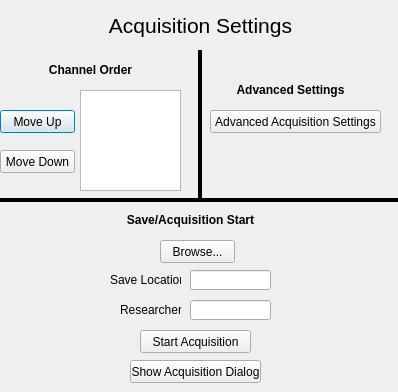
<?xml version="1.0" encoding="UTF-8"?>
<ui version="4.0">
 <class>HTLSAcqSettingsDialog</class>
 <widget class="QDialog" name="HTLSAcqSettingsDialog">
  <property name="geometry">
   <rect>
    <x>0</x>
    <y>0</y>
    <width>398</width>
    <height>392</height>
   </rect>
  </property>
  <property name="windowTitle">
   <string>Acquisition Settings</string>
  </property>
  <widget class="QPushButton" name="channel_order_move_up_button">
   <property name="geometry">
    <rect>
     <x>0</x>
     <y>110</y>
     <width>75</width>
     <height>23</height>
    </rect>
   </property>
   <property name="whatsThis">
    <string>&lt;html&gt;&lt;head/&gt;&lt;body&gt;&lt;p&gt;Moves channel up in channel order list&lt;/p&gt;&lt;/body&gt;&lt;/html&gt;</string>
   </property>
   <property name="text">
    <string>Move Up</string>
   </property>
  </widget>
  <widget class="QPushButton" name="channel_order_move_down_button">
   <property name="geometry">
    <rect>
     <x>0</x>
     <y>150</y>
     <width>75</width>
     <height>23</height>
    </rect>
   </property>
   <property name="whatsThis">
    <string>&lt;html&gt;&lt;head/&gt;&lt;body&gt;&lt;p&gt;Moves channel down in channel order list&lt;/p&gt;&lt;/body&gt;&lt;/html&gt;</string>
   </property>
   <property name="text">
    <string>Move Down</string>
   </property>
  </widget>
  <widget class="QListView" name="channel_order_list_view">
   <property name="geometry">
    <rect>
     <x>80</x>
     <y>90</y>
     <width>101</width>
     <height>101</height>
    </rect>
   </property>
   <property name="whatsThis">
    <string>&lt;html&gt;&lt;head/&gt;&lt;body&gt;&lt;p&gt;Order of channels in Z-stack, Snap, and Video acquisitions from top to bottom&lt;/p&gt;&lt;/body&gt;&lt;/html&gt;</string>
   </property>
  </widget>
  <widget class="QLabel" name="channel_order_label">
   <property name="geometry">
    <rect>
     <x>40</x>
     <y>60</y>
     <width>101</width>
     <height>20</height>
    </rect>
   </property>
   <property name="text">
    <string>&lt;html&gt;&lt;head/&gt;&lt;body&gt;&lt;p&gt;&lt;span style=&quot; font-weight:600;&quot;&gt;Channel Order&lt;/span&gt;&lt;/p&gt;&lt;/body&gt;&lt;/html&gt;</string>
   </property>
   <property name="alignment">
    <set>Qt::AlignCenter</set>
   </property>
  </widget>
  <widget class="QPushButton" name="browse_button">
   <property name="geometry">
    <rect>
     <x>160</x>
     <y>240</y>
     <width>75</width>
     <height>23</height>
    </rect>
   </property>
   <property name="whatsThis">
    <string>&lt;html&gt;&lt;head/&gt;&lt;body&gt;&lt;p&gt;Browse and choose directory for acquisition to be saved&lt;/p&gt;&lt;/body&gt;&lt;/html&gt;</string>
   </property>
   <property name="text">
    <string>Browse...</string>
   </property>
  </widget>
  <widget class="QLineEdit" name="save_path_line_edit">
   <property name="geometry">
    <rect>
     <x>190</x>
     <y>270</y>
     <width>81</width>
     <height>20</height>
    </rect>
   </property>
   <property name="whatsThis">
    <string>&lt;html&gt;&lt;head/&gt;&lt;body&gt;&lt;p&gt;Save location of acquisition&lt;/p&gt;&lt;/body&gt;&lt;/html&gt;</string>
   </property>
  </widget>
  <widget class="QLabel" name="save_label">
   <property name="geometry">
    <rect>
     <x>110</x>
     <y>270</y>
     <width>71</width>
     <height>20</height>
    </rect>
   </property>
   <property name="text">
    <string>Save Location:</string>
   </property>
  </widget>
  <widget class="QPushButton" name="start_acquisition_button">
   <property name="geometry">
    <rect>
     <x>140</x>
     <y>330</y>
     <width>111</width>
     <height>23</height>
    </rect>
   </property>
   <property name="whatsThis">
    <string>&lt;html&gt;&lt;head/&gt;&lt;body&gt;&lt;p&gt;Starts acquisition from settings set here and the region setup dialog. Also brings up the Acquisition Dialog which will provide updates during the acquisition and has an option to abort the acquisition.&lt;/p&gt;&lt;/body&gt;&lt;/html&gt;</string>
   </property>
   <property name="text">
    <string>Start Acquisition</string>
   </property>
  </widget>
  <widget class="Line" name="line_2">
   <property name="geometry">
    <rect>
     <x>190</x>
     <y>50</y>
     <width>20</width>
     <height>151</height>
    </rect>
   </property>
   <property name="frameShadow">
    <enum>QFrame::Plain</enum>
   </property>
   <property name="lineWidth">
    <number>4</number>
   </property>
   <property name="orientation">
    <enum>Qt::Vertical</enum>
   </property>
  </widget>
  <widget class="QLabel" name="acq_settings_label">
   <property name="geometry">
    <rect>
     <x>80</x>
     <y>10</y>
     <width>241</width>
     <height>31</height>
    </rect>
   </property>
   <property name="font">
    <font>
     <pointsize>16</pointsize>
    </font>
   </property>
   <property name="text">
    <string>Acquisition Settings</string>
   </property>
   <property name="alignment">
    <set>Qt::AlignCenter</set>
   </property>
  </widget>
  <widget class="QLineEdit" name="researcher_line_edit">
   <property name="geometry">
    <rect>
     <x>190</x>
     <y>300</y>
     <width>81</width>
     <height>20</height>
    </rect>
   </property>
   <property name="whatsThis">
    <string>&lt;html&gt;&lt;head/&gt;&lt;body&gt;&lt;p&gt;Name of researcher&lt;/p&gt;&lt;/body&gt;&lt;/html&gt;</string>
   </property>
  </widget>
  <widget class="QLabel" name="researcher_label">
   <property name="geometry">
    <rect>
     <x>120</x>
     <y>300</y>
     <width>61</width>
     <height>20</height>
    </rect>
   </property>
   <property name="text">
    <string>Researcher:</string>
   </property>
  </widget>
  <widget class="QLabel" name="save_acquisition_label">
   <property name="geometry">
    <rect>
     <x>120</x>
     <y>210</y>
     <width>141</width>
     <height>20</height>
    </rect>
   </property>
   <property name="text">
    <string>&lt;html&gt;&lt;head/&gt;&lt;body&gt;&lt;p&gt;&lt;span style=&quot; font-weight:600;&quot;&gt;Save/Acquisition Start&lt;/span&gt;&lt;/p&gt;&lt;/body&gt;&lt;/html&gt;</string>
   </property>
   <property name="alignment">
    <set>Qt::AlignCenter</set>
   </property>
  </widget>
  <widget class="QPushButton" name="show_acquisition_dialog_button">
   <property name="geometry">
    <rect>
     <x>130</x>
     <y>360</y>
     <width>131</width>
     <height>23</height>
    </rect>
   </property>
   <property name="whatsThis">
    <string>&lt;html&gt;&lt;head/&gt;&lt;body&gt;&lt;p&gt;show the acquisition dialog, which povides updates of current acquisition.&lt;/p&gt;&lt;/body&gt;&lt;/html&gt;</string>
   </property>
   <property name="text">
    <string>Show Acquisition Dialog</string>
   </property>
  </widget>
  <widget class="Line" name="line_3">
   <property name="geometry">
    <rect>
     <x>-30</x>
     <y>190</y>
     <width>461</width>
     <height>20</height>
    </rect>
   </property>
   <property name="font">
    <font>
     <pointsize>8</pointsize>
    </font>
   </property>
   <property name="frameShadow">
    <enum>QFrame::Plain</enum>
   </property>
   <property name="lineWidth">
    <number>4</number>
   </property>
   <property name="orientation">
    <enum>Qt::Horizontal</enum>
   </property>
  </widget>
  <widget class="QPushButton" name="adv_settings_button">
   <property name="geometry">
    <rect>
     <x>210</x>
     <y>110</y>
     <width>171</width>
     <height>23</height>
    </rect>
   </property>
   <property name="whatsThis">
    <string>&lt;html&gt;&lt;head/&gt;&lt;body&gt;&lt;p&gt;Moves channel down in channel order list&lt;/p&gt;&lt;/body&gt;&lt;/html&gt;</string>
   </property>
   <property name="text">
    <string>Advanced Acquisition Settings</string>
   </property>
  </widget>
  <widget class="QLabel" name="adv_settings_label">
   <property name="geometry">
    <rect>
     <x>230</x>
     <y>80</y>
     <width>121</width>
     <height>20</height>
    </rect>
   </property>
   <property name="text">
    <string>&lt;html&gt;&lt;head/&gt;&lt;body&gt;&lt;p&gt;&lt;span style=&quot; font-weight:600;&quot;&gt;Advanced Settings&lt;/span&gt;&lt;/p&gt;&lt;/body&gt;&lt;/html&gt;</string>
   </property>
   <property name="alignment">
    <set>Qt::AlignCenter</set>
   </property>
  </widget>
 </widget>
 <resources/>
 <connections/>
</ui>
